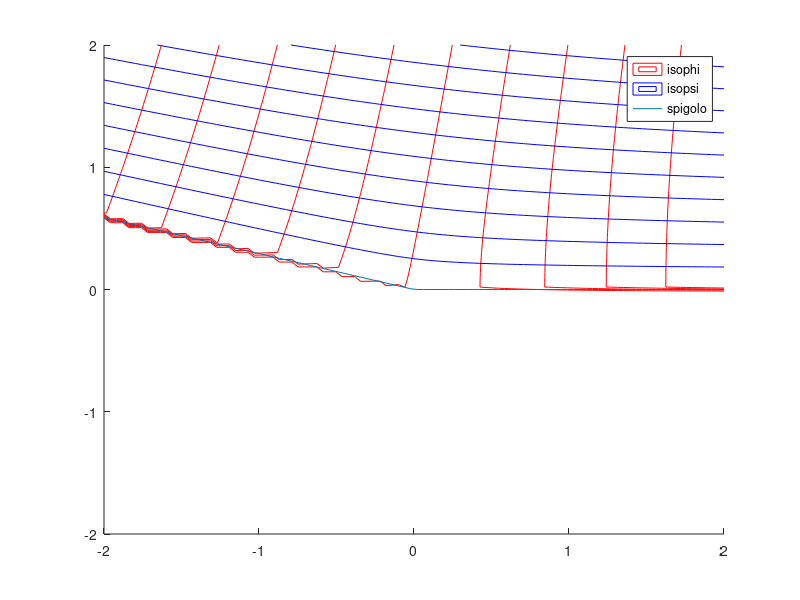

The MATLAB source for this figure:
clc
close
clear all

%% 1

% contour
% streamslice vuole punti griglia e componenti di velocità (fare su x e y,
% fare su teta può dare problemi) (serve derivare funzione)

beta = linspace(1, 3/4*pi);

vInf = 1;
m = 1.1;
alfa = 0;

x = linspace(-2,2);
y = linspace(-2,2);


k = vInf*exp(-1i*alfa);
beta = pi/m;
yRetta = -x/(tan(beta-pi/2)).*(x < 0);
w = @(z) k*z.^m.*(imag(z) > yRetta);

[X, Y] = meshgrid(x,y);
z = X+Y*1i;




figure
hold on
contour(X, Y, real(w(z)), "r")
contour(X, Y, imag(w(z)), "b")



plot(x, yRetta, LineWidth=5)
legend("isophi", "isopsi", "spigolo")




%% esercizio 2
clc
clear
close all




